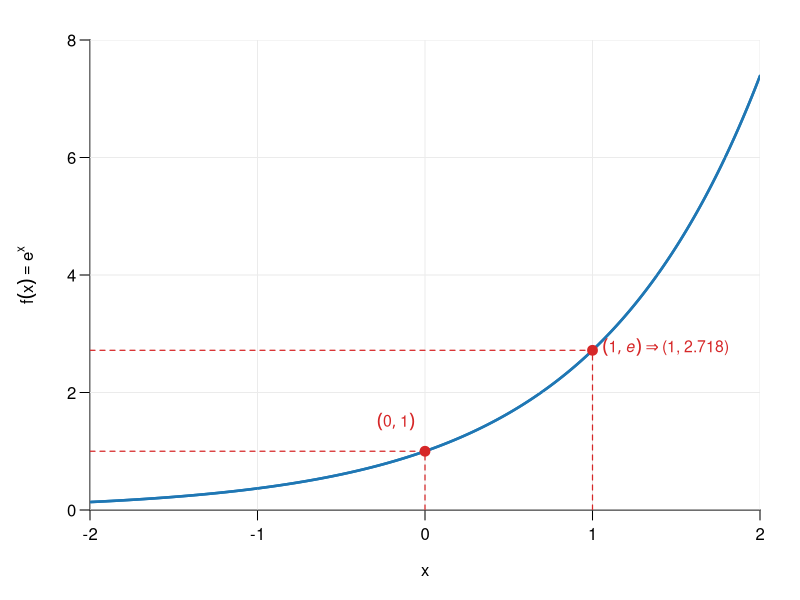
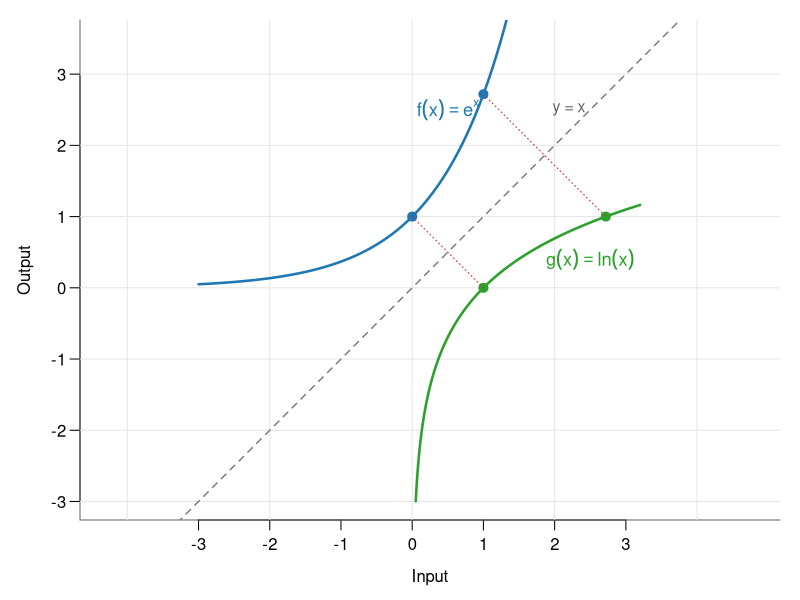

These charts were generated, in order, by the following R code:
## ---- chunk 1
#| label: fig-expFunction
#| fig-cap: "The exponential function f(x) = e^x highlighting key reference points at x = 0 and x = 1"
#| fig-width: 6
#| fig-height: 4.2

# 1. Setup canvas styling
par(mar = c(4.5, 4.5, 2, 2), mgp = c(2.5, 0.7, 0))

# 2. Generate values
x <- seq(-2, 2, by = 0.01)
y <- exp(x)

# 3. Base Plot
plot(x, y,
     type = "l",
     lwd = 2.5,
     col = "#1f77b4",
     xlab = "x",
     ylab = expression(f(x) == e^x),
     xlim = c(-2, 2),
     ylim = c(0, 8),
     las = 1,
     xaxs = "i",
     yaxs = "i",
     axes = FALSE)

# Custom crisp axes
axis(1, at = seq(-2, 2, by = 1))
axis(2, at = seq(0, 8, by = 2), las = 1)
box(bty = "l", col = "gray40")

# Background grid & axis baselines
grid(col = "gray92", lty = "solid")
abline(h = 0, col = "gray60", lwd = 1)

# Re-draw line over grid
lines(x, y, lwd = 2.5, col = "#1f77b4")

# 4. Highlight key points (x = 0, x = 1)
x_pts <- c(0, 1)
y_pts <- exp(x_pts)

# Dashed projection lines to axes
segments(x_pts, 0, x_pts, y_pts, lty = 2, col = "#d62728", lwd = 1.2)
segments(-2, y_pts, x_pts, y_pts, lty = 2, col = "#d62728", lwd = 1.2)

# Point markers
points(x_pts, y_pts, pch = 19, col = "#d62728", cex = 1.3)

# Point labels
text(0, exp(0) + 0.45,
     labels = expression(group("(", list(0, 1), ")")),
     pos = 2, col = "#d62728", cex = 0.95)

text(1, exp(1),
     labels = expression(group("(", list(1, italic(e)), ")") %=>% paste("(", 1, ", ", 2.718, ")")),
     pos = 4, col = "#d62728", cex = 0.95)
## ---- chunk 2
  #| label: fig-exp-log-inverse
  #| fig-cap: "Geometric reflection of exp(x) and ln(x) across the identity line y = x"
  #| fig-width: 5.5
  #| fig-height: 5.5

  par(mar = c(4, 4, 1, 1), mgp = c(2.3, 0.7, 0))

  x_pos <- seq(0.05, 3.2, length.out = 500)
  x_all <- seq(-3, 3.2, length.out = 500)

  y_exp <- exp(x_all)
  y_log <- log(x_pos)

  plot(NA, xlim = c(-3, 3.5), ylim = c(-3, 3.5),
       xlab = "Input", ylab = "Output", las = 1, asp = 1, axes = FALSE)

  axis(1, at = -3:3)
  axis(2, at = -3:3, las = 1)
  box(bty = "l", col = "gray40")
  grid(col = "gray90", lty = "solid")

  # Symmetry axis y = x
  abline(a = 0, b = 1, lty = 2, col = "gray50", lwd = 1.5)

  # Curves
  lines(x_all, y_exp, col = "#1f77b4", lwd = 2.5) # exp(x)
  lines(x_pos, y_log, col = "#2ca02c", lwd = 2.5) # ln(x)

  # Inverse pairs
  points(c(0, 1), c(1, exp(1)), pch = 19, col = "#1f77b4", cex = 1.2)
  points(c(1, exp(1)), c(0, 1), pch = 19, col = "#2ca02c", cex = 1.2)

  # Connector lines showing reflection
  segments(0, 1, 1, 0, lty = 3, col = "#d62728")
  segments(1, exp(1), exp(1), 1, lty = 3, col = "#d62728")

  # Labels
  text(0.5, 2.5, expression(f(x) == e^x), col = "#1f77b4", cex = 1.1)
  text(2.5, 0.4, expression(g(x) == ln(x)), col = "#2ca02c", cex = 1.1)
  text(2.2, 2.5, "y = x", col = "gray40", cex = 0.95)
